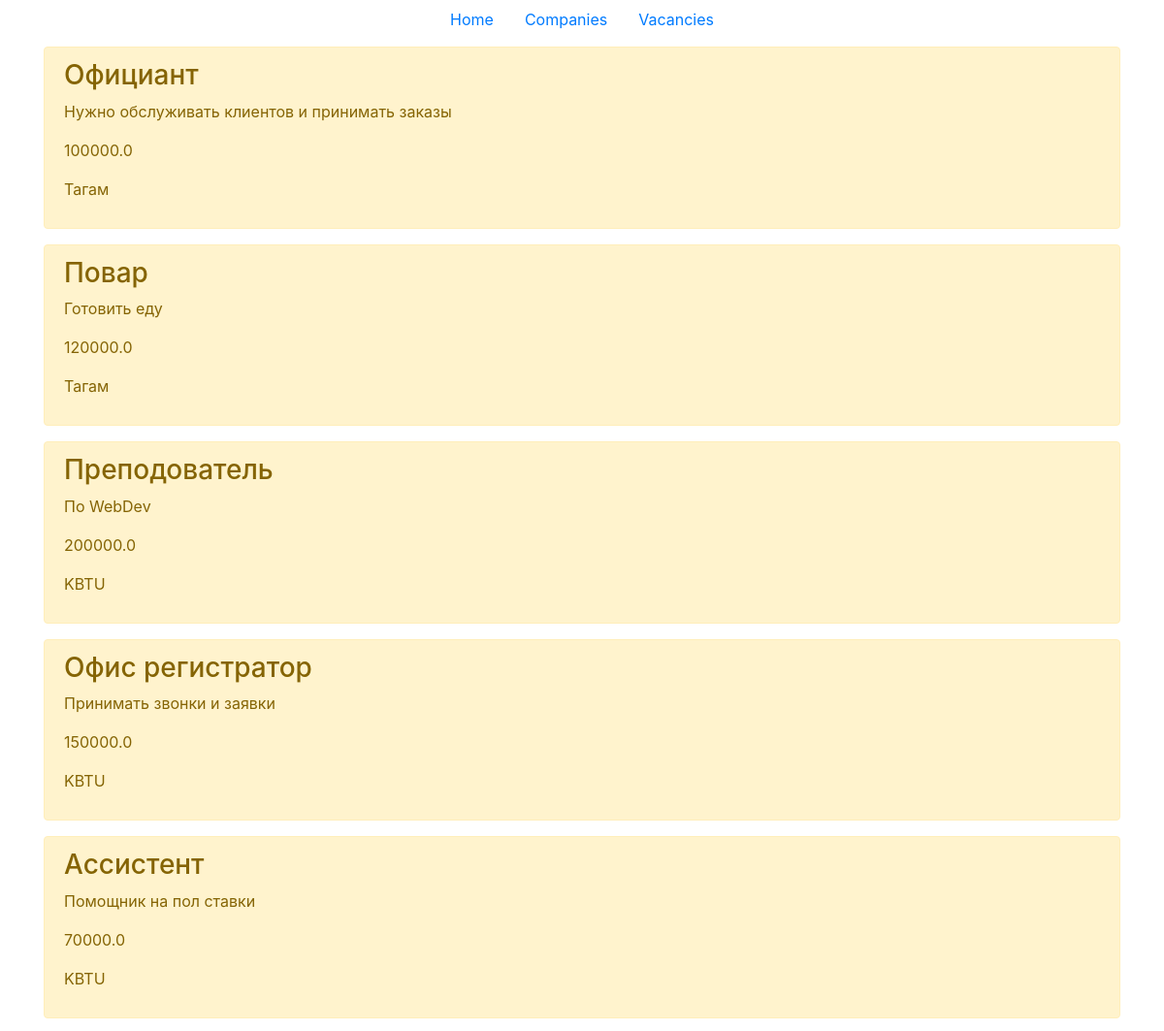
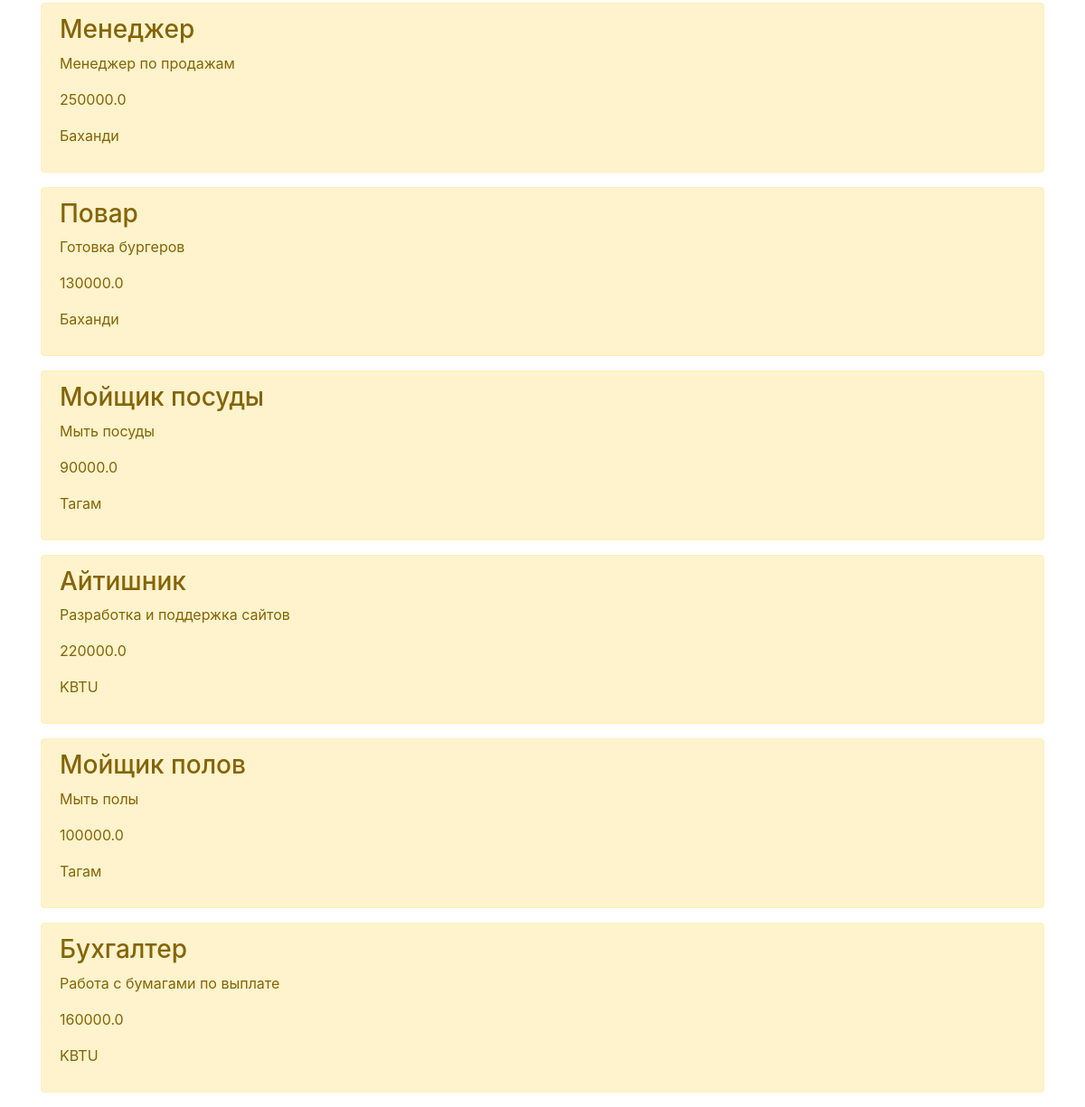
/vacancies, run on the app's committed database (2 pictures, top to bottom).
### api/models.py (models this page shows, shortened)
class vacancy(models.Model):
	name = models.CharField('Имя', max_length=50)
	description = models.TextField('Описание')
	salary = models.FloatField('Зарплата')
	company = models.ForeignKey(company, on_delete=models.CASCADE)
	class Meta:
		verbose_name = 'Вакансия'
		verbose_name_plural = 'Вакансии'

class company(models.Model):
	name = models.CharField('Имя', max_length=50)
	description = models.TextField('Описание')
	city = models.CharField('Город', max_length=50)
	address = models.TextField('Адрес')
	def __str__(self):
		return self.name
	class Meta:
		verbose_name = 'Компания'
		verbose_name_plural = 'Компании'

### api/views.py (the view)
# urls.py: path('vacancies', views.vacancies, name='vacancies'),
def vacancies(request):
	vacancies = vacancy.objects.all()
	return render(request, 'api/vacancies.html', {'vacancies': vacancies})

### api/templates/api/vacancies.html (shortened to what this page needs)
{% extends 'api/base.html' %}
{% block content %}
	{% for el in vacancies %}
		<div class="alert alert-warning mt-2">
			<h3>{{ el.name }}</h3>
			<p>{{ el.description }}</p>
			<p>{{ el.salary }}</p>
			<p>{{ el.company }}</p>
		</div>
	{% endfor %}
{% endblock %}

### api/templates/api/base.html (shortened to what this page needs)
<!DOCTYPE html>
<html lang="en">
<head>
	<link rel="stylesheet" type="text/css" href="https://stackpath.bootstrapcdn.com/bootstrap/4.5.2/css/bootstrap.min.css">
</head>
<body>
	<header class="mb-auto">
    <div>
      <nav class="nav nav-masthead justify-content-center float-md-end">
        <a class="nav-link active" aria-current="page" href="{% url 'home' %}">Home</a>
        <a class="nav-link" href="/companies">Сompanies</a>
        <a class="nav-link" href="/vacancies">Vacancies</a>
      </nav>
    </div>
  </header>
  <div class="container">
    {% block content %}{% endblock %}
  </div>
</body>
</html>

### data on the page
vacancy: name "Официант", description "Нужно обслуживать клиентов и принимать заказы", salary "100000.0", company "Тагам"
vacancy: name "Повар", description "Готовить еду", salary "120000.0", company "Тагам"
vacancy: name "Преподователь", description "По WebDev", salary "200000.0", company "KBTU"
vacancy: name "Офис регистратор", description "Принимать звонки и заявки", salary "150000.0", company "KBTU"
vacancy: name "Ассистент", description "Помощник на пол ставки", salary "70000.0", company "KBTU"
vacancy: name "Менеджер", description "Менеджер по продажам", salary "250000.0", company "Баханди"
vacancy: name "Повар", description "Готовка бургеров", salary "130000.0", company "Баханди"
vacancy: name "Мойщик посуды", description "Мыть посуды", salary "90000.0", company "Тагам"
vacancy: name "Айтишник", description "Разработка и поддержка сайтов", salary "220000.0", company "KBTU"
vacancy: name "Мойщик полов", description "Мыть полы", salary "100000.0", company "Тагам"
vacancy: name "Бухгалтер", description "Работа с бумагами по выплате", salary "160000.0", company "KBTU"
